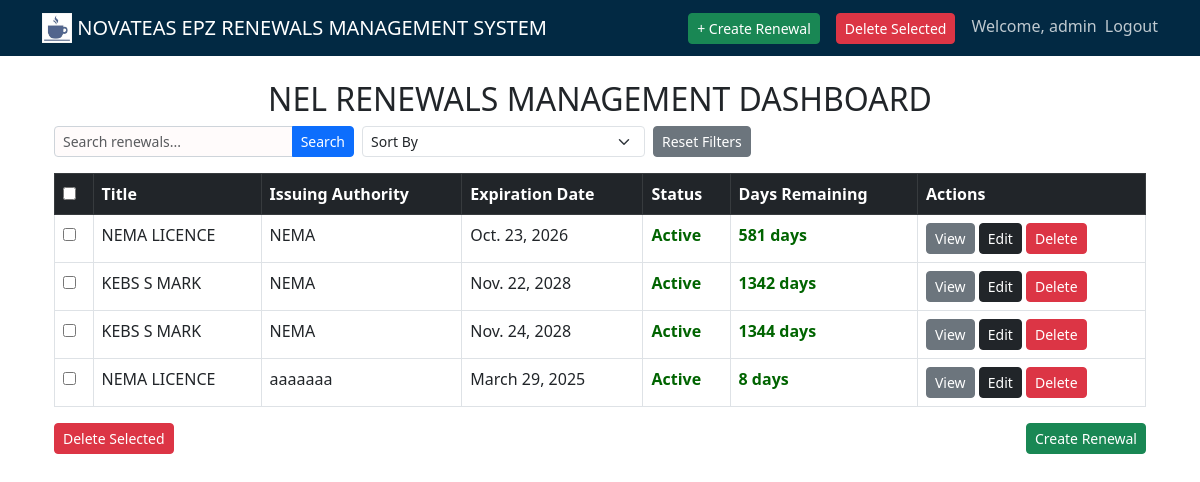
Page /renewals/ (signed in) on the committed database.
### renewals/models.py (models this page shows, shortened)
class CustomUser(AbstractUser):
    email = models.EmailField(unique=True)  # Email should be unique
    is_approved = models.BooleanField(default=False)  # Field for approval status

class Renewal(models.Model):
    RENEWAL_STATUS = [
        ('active', 'Active'),
        ('expiring_soon', 'Expiring Soon'),
        ('expired', 'Expired'),
    ]
    attachment = models.FileField(
        upload_to='renewal_attachments/',
        blank=True,
        null=True,
        validators=[FileExtensionValidator(allowed_extensions=['pdf', 'doc', 'docx', 'xls', 'xlsx', 'txt'])]
    )
    user = models.ForeignKey(CustomUser, on_delete=models.CASCADE)  # Reference CustomUser
    renewal_title = models.CharField(max_length=255)
    renewal_body = models.CharField(max_length=100)
    issuing_authority = models.CharField(max_length=255)
    issue_date = models.DateField()
    expiration_date = models.DateField()
    notification_period = models.IntegerField()
    status = models.CharField(max_length=20, choices=RENEWAL_STATUS, default='active')
    description = models.TextField(blank=True, null=True)
    notification_emails = models.TextField(blank=True, null=True)
    @property
    def days_remaining(self):
        return (self.expiration_date - date.today()).days

### renewals/views.py (the view, shortened to what this page needs)
# urls.py: path('', views.dashboard, name='dashboard'),
@login_required
def dashboard(request):
    query = request.GET.get('q', '').strip()
    sort = request.GET.get('sort', '')
    today = timezone.now().date()
    renewals = Renewal.objects.annotate(
        calculated_days_remaining=ExpressionWrapper(
            F('expiration_date') - today,
            output_field=DurationField()
        )
    ).annotate(
        calculated_days_remaining_int=ExpressionWrapper(
            F('calculated_days_remaining') / timezone.timedelta(days=1),
            output_field=IntegerField()
        )
    )
    if query:
        renewals = renewals.filter(Q(renewal_title__icontains=query)).distinct()
    return render(request, 'renewals/dashboard.html', {'renewals': renewals, 'query': query, 'sort': sort})

### renewals/templates/renewals/dashboard.html (shortened to what this page needs)
{% extends "base.html" %}
{% load custom_filters %}
{% block content %}
<div class="container mt-4">
    <h2 class="text-center">NEL RENEWALS MANAGEMENT DASHBOARD</h2>
    <form method="get" action="{% url 'dashboard' %}" class="mb-3 d-flex align-items-center" id="search-form">
        <div class="me-2 flex-grow-1" style="max-width: 300px;">
            <div class="input-group input-group-sm">
                <input type="text" name="q" id="search-input" class="form-control" placeholder="Search renewals..." value="{{ query|default:'' }}">
                <button type="submit" class="btn btn-primary">Search</button>
            </div>
        </div>
        <div class="me-2">
            <select name="sort" id="sort" class="form-select form-select-sm" onchange="this.form.submit()">
                <option value="">Sort By</option>
            </select>
        </div>
        <div>
            <a href="{% url 'dashboard' %}" class="btn btn-secondary btn-sm">Reset Filters</a>
        </div>
    </form>
    <form method="post" action="{% url 'bulk_delete_renewals' %}">
        <table class="table table-bordered">
            <thead class="table-dark">
                <tr>
                    <th>
                        <input type="checkbox" id="select-all">
                    </th>
                    <th>Title</th>
                    <th>Issuing Authority</th>
                    <th>Expiration Date</th>
                    <th>Status</th>
                    <th>Days Remaining</th>
                    <th>Actions</th>
                </tr>
            </thead>
            <tbody>
                {% for renewal in renewals %}
                <tr>
                    <td>
                        {% if request.user.is_superuser or request.user == renewal.user %}
                            <input type="checkbox" name="selected_renewals" value="{{ renewal.id }}">
                        {% endif %}
                    </td>
                    <td>{{ renewal.renewal_title }}</td>
                    <td>{{ renewal.issuing_authority }}</td>
                    <td>{{ renewal.expiration_date }}</td>
                    <td style="
                        color: {% if renewal.status == 'active' %} darkgreen
                            {% elif renewal.status == 'expiring_soon' %} orange
                            {% elif renewal.status == 'expired' %} red
                            {% endif %};
                        font-weight: bold;">
                        {{ renewal.get_status_display }}
                    </td>
                    <td style="font-weight: bold;
                        color: {% if renewal.days_remaining <= 0 %} red
                               {% elif renewal.days_remaining <= 7 %} orange
                               {% else %} darkgreen
                               {% endif %};">
                        {{ renewal.days_remaining }} days
                    </td>
                    <td>
                        <a href="{% url 'renewal_detail' renewal.id %}" class="btn btn-sm btn-secondary">View</a>
                        <a href="{% url 'update_renewal' renewal.id %}" class="btn btn-sm btn-dark">Edit</a>
                        {% if request.user.is_superuser or request.user == renewal.user %}
                            <a href="{% url 'delete_renewal' renewal.id %}" class="btn btn-sm btn-danger" onclick="return confirm('Are you sure you want to delete this renewal?');">Delete</a>
                        {% endif %}
                    </td>
                </tr>
                {% empty %}
                <tr>
                    <td colspan="7" class="text-center">No renewals found.</td>
                </tr>
                {% endfor %}
            </tbody>
        </table>
        <div class="d-flex justify-content-between">
            {% if request.user.is_superuser %}
                <button type="submit" class="btn btn-danger btn-sm" onclick="return confirm('Are you sure you want to delete the selected renewals?');">
                     Delete Selected
                </button>
            {% else %}
                <button type="submit" class="btn btn-danger btn-sm" onclick="return confirm('Are you sure you want to delete the selected renewals?');" disabled>
                    <i class="bi bi-trash"></i> Delete Selected
                </button>
            {% endif %}
            <a href="{% url 'create_renewal' %}" class="btn btn-success btn-sm">
                 Create Renewal
            </a>
        </div>
    </form>
</div>
{% endblock %}

### renewals/templates/base.html (shortened to what this page needs)
{% load static %}
<!DOCTYPE html>
<html lang="en">
<head>
    <link href="https://cdn.jsdelivr.net/npm/bootstrap@5.3.0/dist/css/bootstrap.min.css" rel="stylesheet">
</head>
<body>
    <nav class="navbar navbar-expand-lg navbar-dark bg-dark">
        <div class="container">
            <a class="navbar-brand" href="{% url 'dashboard' %}">
                <img src="{% static 'images/logo.png' %}" alt="Company Logo" width="30" height="30" class="d-inline-block align-top">
                NOVATEAS EPZ RENEWALS MANAGEMENT SYSTEM
            </a>
            <div class="collapse navbar-collapse" id="navbarNav">
                <ul class="navbar-nav ms-auto">
                    {% if user.is_authenticated %}
                        <li class="nav-item">
                            <a href="{% url 'create_renewal' %}" class="btn btn-success btn-sm me-3">+ Create Renewal</a>
                        </li>
                        <li class="nav-item">
                            <button type="button" class="btn btn-danger btn-sm me-3" onclick="submitBulkDelete()">Delete Selected</button>
                        </li>
                        <li class="nav-item">
                            <span class="navbar-text me-2 align-middle">Welcome, {{ user.username }}</span>
                        </li>
                        <li class="nav-item">
                            <form method="post" action="{% url 'logout' %}" class="d-inline">
                                <button type="submit" class="btn btn-link nav-link d-inline align-middle" style="padding: 0; border: none; background: none; color: rgba(255, 255, 255, 0.75);">Logout</button>
                            </form>
                        </li>
                    {% endif %}
                </ul>
            </div>
        </div>
    </nav>
    <div class="container mt-4">
        {% block content %}{% endblock %}
    </div>
</body>
</html>

### renewals/templates/base.html (style rules this page uses)
.form-control { width: 100%; padding: 0.375rem 0.75rem; font-size: 1rem; line-height: 1.5; color: #495057; background-color: #fffbfb; background-clip: padding-box; border: 1px solid #ced4da; border-radius: 0.25rem; transition: border-color 0.15s ease-in-out, box-shadow 0.15s ease-in-out; }
.navbar { background-color: #022943 !important; }
.navbar-nav .nav-link { color: rgba(255, 255, 255, 0.75) !important; }
.navbar-text { color: rgba(255, 255, 255, 0.75) !important; }
.navbar-nav form { display: inline !important; }
.navbar-nav form button { display: inline !important; vertical-align: middle; }

### rows in the picture
CustomUser: username "admin"
Renewal: renewal_title "NEMA LICENCE", issuing_authority "NEMA", expiration_date "Oct. 23, 2026", status "Active", days_remaining "581"
Renewal: renewal_title "KEBS S MARK", issuing_authority "NEMA", expiration_date "Nov. 22, 2028", status "Active", days_remaining "1342"
Renewal: renewal_title "KEBS S MARK", issuing_authority "NEMA", expiration_date "Nov. 24, 2028", status "Active", days_remaining "1344"
Renewal: renewal_title "NEMA LICENCE", issuing_authority "aaaaaaa", expiration_date "March 29, 2025", status "Active", days_remaining "8"
